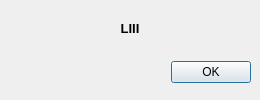
<?xml version="1.0" encoding="UTF-8"?>
<ui version="4.0">
 <class>AboutDialog</class>
 <widget class="QDialog" name="AboutDialog">
  <property name="geometry">
   <rect>
    <x>0</x>
    <y>0</y>
    <width>260</width>
    <height>100</height>
   </rect>
  </property>
  <property name="sizePolicy">
   <sizepolicy hsizetype="Fixed" vsizetype="Fixed">
    <horstretch>0</horstretch>
    <verstretch>0</verstretch>
   </sizepolicy>
  </property>
  <property name="minimumSize">
   <size>
    <width>260</width>
    <height>100</height>
   </size>
  </property>
  <property name="maximumSize">
   <size>
    <width>260</width>
    <height>100</height>
   </size>
  </property>
  <property name="windowTitle">
   <string notr="true">About LIII</string>
  </property>
  <property name="windowIcon">
   <iconset resource="../../resources/LIII/resources-LIII.qrc">
    <normaloff>:/icon.ico</normaloff>:/icon.ico</iconset>
  </property>
  <property name="styleSheet">
   <string notr="true"/>
  </property>
  <layout class="QGridLayout" name="gridLayout_2">
   <property name="leftMargin">
    <number>0</number>
   </property>
   <property name="topMargin">
    <number>0</number>
   </property>
   <property name="rightMargin">
    <number>0</number>
   </property>
   <property name="bottomMargin">
    <number>0</number>
   </property>
   <property name="spacing">
    <number>0</number>
   </property>
   <item row="0" column="0">
    <widget class="QWidget" name="widget" native="true">
     <layout class="QGridLayout" name="gridLayout">
      <item row="0" column="0">
       <layout class="QVBoxLayout" name="verticalLayout_2">
        <item>
         <layout class="QVBoxLayout" name="verticalLayout">
          <property name="spacing">
           <number>2</number>
          </property>
          <item>
           <widget class="QLabel" name="lBrand">
            <property name="font">
             <font>
              <family>Segoe UI</family>
              <pointsize>10</pointsize>
              <weight>75</weight>
              <bold>true</bold>
             </font>
            </property>
            <property name="text">
             <string notr="true">LIII</string>
            </property>
            <property name="alignment">
             <set>Qt::AlignCenter</set>
            </property>
           </widget>
          </item>
         </layout>
        </item>
        <item>
         <layout class="QHBoxLayout" name="horizontalLayout">
          <property name="spacing">
           <number>0</number>
          </property>
          <item>
           <spacer name="horizontalSpacer">
            <property name="orientation">
             <enum>Qt::Horizontal</enum>
            </property>
            <property name="sizeHint" stdset="0">
             <size>
              <width>40</width>
              <height>20</height>
             </size>
            </property>
           </spacer>
          </item>
          <item>
           <widget class="QDialogButtonBox" name="buttonBox">
            <property name="minimumSize">
             <size>
              <width>0</width>
              <height>0</height>
             </size>
            </property>
            <property name="maximumSize">
             <size>
              <width>1000</width>
              <height>300</height>
             </size>
            </property>
            <property name="orientation">
             <enum>Qt::Horizontal</enum>
            </property>
            <property name="standardButtons">
             <set>QDialogButtonBox::Ok</set>
            </property>
            <property name="centerButtons">
             <bool>false</bool>
            </property>
           </widget>
          </item>
         </layout>
        </item>
       </layout>
      </item>
     </layout>
    </widget>
   </item>
  </layout>
 </widget>
 <resources>
  <include location="../../resources/LIII/resources-LIII.qrc"/>
  <include location="../../resources/LIII/resources-LIII.qrc"/>
 </resources>
 <connections>
  <connection>
   <sender>buttonBox</sender>
   <signal>accepted()</signal>
   <receiver>AboutDialog</receiver>
   <slot>accept()</slot>
   <hints>
    <hint type="sourcelabel">
     <x>248</x>
     <y>254</y>
    </hint>
    <hint type="destinationlabel">
     <x>157</x>
     <y>274</y>
    </hint>
   </hints>
  </connection>
  <connection>
   <sender>buttonBox</sender>
   <signal>rejected()</signal>
   <receiver>AboutDialog</receiver>
   <slot>reject()</slot>
   <hints>
    <hint type="sourcelabel">
     <x>316</x>
     <y>260</y>
    </hint>
    <hint type="destinationlabel">
     <x>286</x>
     <y>274</y>
    </hint>
   </hints>
  </connection>
 </connections>
</ui>
